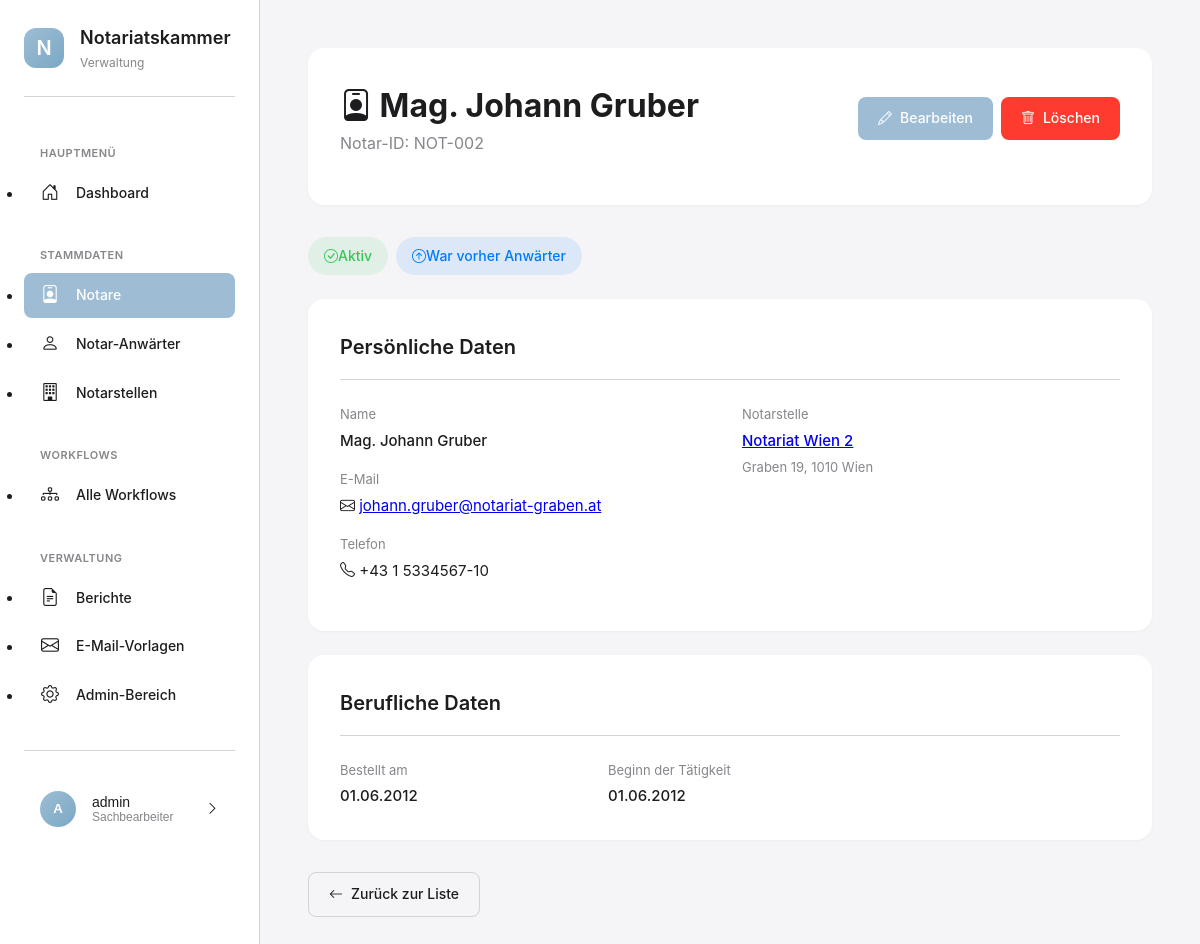
Screenshot of /personen/notare/NOT-002/ (signed in) with the database file from the repository.
### apps/benutzer/models.py (models this page shows, shortened)
class KammerBenutzer(AbstractUser):
    ROLLEN = [
        ('admin', 'Administrator'),
        ('sachbearbeiter', 'Sachbearbeiter'),
        ('leitung', 'Leitung'),
    ]
    rolle = models.CharField(
        max_length=20,
        choices=ROLLEN,
        default='sachbearbeiter',
        verbose_name='Rolle'
    )
    abteilung = models.CharField(
        max_length=100,
        blank=True,
        verbose_name='Abteilung',
        help_text='z.B. "Zulassungen", "Aufsicht", "Allgemein"'
    )
    telefon = models.CharField(
        max_length=50,
        blank=True,
        verbose_name='Telefon'
    )
    class Meta:
        verbose_name = 'Kammermitarbeiter'
        verbose_name_plural = 'Kammermitarbeiter'
        ordering = ['last_name', 'first_name']

### apps/personen/models.py (models this page shows, shortened)
class PersonBasis(ZeitstempelModel, AktivModel):
    vorname = models.CharField(
        max_length=100,
        verbose_name='Vorname'
    )
    nachname = models.CharField(
        max_length=100,
        verbose_name='Nachname'
    )
    titel = models.CharField(
        max_length=50,
        blank=True,
        verbose_name='Titel',
        help_text='z.B. "Dr.", "Prof. Dr."'
    )
    email = models.EmailField(
        unique=True,
        verbose_name='E-Mail'
    )
    telefon = models.CharField(
        max_length=50,
        blank=True,
        verbose_name='Telefon'
    )
    beginn_datum = models.DateField(
        verbose_name='Beginn',
        help_text='Beginn der Tätigkeit'
    )
    ende_datum = models.DateField(
        null=True,
        blank=True,
        verbose_name='Ende',
        help_text='Ende der Tätigkeit (falls beendet)'
    )
    class Meta:
        abstract = True
    def get_voller_name(self):
        teile = [self.titel, self.vorname, self.nachname]
        return ' '.join(filter(None, teile))

class Notar(PersonBasis):
    notarstelle = models.ForeignKey(
        Notarstelle,
        on_delete=models.PROTECT,
        related_name='notare',
        verbose_name='Notarstelle'
    )
    notar_id = models.CharField(
        max_length=50,
        unique=True,
        verbose_name='Notar-ID',
        help_text='Eindeutige Identifikationsnummer des Notars'
    )
    bestellt_am = models.DateField(
        verbose_name='Bestellt am',
        help_text='Datum der Bestellung zum Notar'
    )
    war_vorher_anwaerter = models.BooleanField(
        default=False,
        verbose_name='War vorher Notar-Anwärter',
        help_text='Hat die Person vorher als Notar-Anwärter gearbeitet?'
    )
    notiz = models.TextField(
        blank=True,
        verbose_name='Notizen',
        help_text='Interne Notizen und Bemerkungen'
    )
    class Meta:
        verbose_name = 'Notar'
        verbose_name_plural = 'Notare'
        ordering = ['nachname', 'vorname']
        indexes = [
            models.Index(fields=['notar_id']),
            models.Index(fields=['notarstelle', 'ist_aktiv']),
            models.Index(fields=['nachname', 'vorname']),
        ]

### apps/notarstellen/models.py (models this page shows, shortened)
class Notarstelle(ZeitstempelModel, AktivModel):
    notarnummer = models.CharField(
        max_length=20,
        unique=True,
        verbose_name='Notarnummer',
        help_text='Eindeutige Nummer der Notarstelle, z.B. "1" oder "HH-1"'
    )
    bezeichnung = models.CharField(
        max_length=100,
        verbose_name='Bezeichnung',
        help_text='z.B. "NOT-1" oder "Notariat Hamburg I"'
    )
    name = models.CharField(
        max_length=200,
        verbose_name='Name',
        help_text='Offizieller Name der Notarstelle'
    )
    strasse = models.CharField(
        max_length=200,
        verbose_name='Straße'
    )
    plz = models.CharField(
        max_length=10,
        verbose_name='PLZ'
    )
    stadt = models.CharField(
        max_length=100,
        verbose_name='Stadt'
    )
    bundesland = models.CharField(
        max_length=100,
        blank=True,
        verbose_name='Bundesland'
    )
    telefon = models.CharField(
        max_length=50,
        blank=True,
        verbose_name='Telefon'
    )
    email = models.EmailField(
        blank=True,
        verbose_name='E-Mail'
    )
    besetzt_seit = models.DateField(
        null=True,
        blank=True,
        verbose_name='Besetzt seit',
        help_text='Datum der letzten Besetzung'
    )
    notiz = models.TextField(
        blank=True,
        verbose_name='Notizen',
        help_text='Interne Notizen und Bemerkungen'
    )
    class Meta:
        verbose_name = 'Notarstelle'
        verbose_name_plural = 'Notarstellen'
        ordering = ['notarnummer']
        indexes = [
            models.Index(fields=['notarnummer']),
            models.Index(fields=['ist_aktiv']),
            models.Index(fields=['stadt']),
        ]

### apps/personen/views.py (the view)
# urls.py: path('notare/<str:notar_id>/', views.notar_detail_view, name='notar_detail'),
@login_required
def notar_detail_view(request, notar_id):
    notar = get_object_or_404(
        Notar.objects.select_related('notarstelle'),
        notar_id=notar_id
    )
    workflows = []
    if notar.war_vorher_anwaerter:
        from apps.workflows.models import WorkflowInstanz
        workflows = WorkflowInstanz.objects.filter(
            betroffene_person__email=notar.email
        ).order_by('-erstellt_am')[:5]
    context = {
        'notar': notar,
        'workflows': workflows,
    }
    return render(request, 'personen/notar_detail.html', context)

### templates/personen/notar_detail.html (shortened to what this page needs)
{% extends 'base_modern.html' %}
{% load static %}
{% block content %}
<div class="page-header">
    <div class="page-header-top">
        <div>
            <h1 class="page-title">
                <i class="bi bi-person-badge"></i> {{ notar.get_voller_name }}
            </h1>
            <p class="page-subtitle">Notar-ID: {{ notar.notar_id }}</p>
        </div>
        <div class="page-actions">
            <a href="{% url 'notar_bearbeiten' notar.notar_id %}" class="btn btn-primary">
                <i class="bi bi-pencil"></i> Bearbeiten
            </a>
            <a href="{% url 'notar_loeschen' notar.notar_id %}" class="btn btn-danger">
                <i class="bi bi-trash"></i> Löschen
            </a>
        </div>
    </div>
</div>
<div style="margin-bottom: var(--spacing-lg); display: flex; gap: var(--spacing-sm);">
    {% if notar.ist_aktiv and not notar.ende_datum %}
    <span class="badge badge-success" style="font-size: 14px; padding: 8px 16px;">
        <i class="bi bi-check-circle"></i> Aktiv
    </span>
    {% else %}
    <span class="badge badge-danger" style="font-size: 14px; padding: 8px 16px;">
        <i class="bi bi-x-circle"></i> Inaktiv
    </span>
    {% endif %}
    {% if notar.war_vorher_anwaerter %}
    <span class="badge badge-info" style="font-size: 14px; padding: 8px 16px;">
        <i class="bi bi-arrow-up-circle"></i> War vorher Anwärter
    </span>
    {% endif %}
</div>
<div class="card" style="margin-bottom: var(--spacing-lg);">
    <div class="card-header">
        <h2 class="card-title">Persönliche Daten</h2>
    </div>
    <div class="card-body">
        <div style="display: grid; grid-template-columns: 1fr 1fr; gap: var(--spacing-lg);">
            <div>
                <div style="margin-bottom: var(--spacing-md);">
                    <div style="font-size: 13px; color: var(--text-secondary); margin-bottom: 4px;">Name</div>
                    <div style="font-size: 15px; font-weight: 500;">
                        {% if notar.titel %}{{ notar.titel }} {% endif %}{{ notar.vorname }} {{ notar.nachname }}
                    </div>
                </div>
                {% if notar.email %}
                <div style="margin-bottom: var(--spacing-md);">
                    <div style="font-size: 13px; color: var(--text-secondary); margin-bottom: 4px;">E-Mail</div>
                    <div style="font-size: 15px;">
                        <i class="bi bi-envelope"></i> <a href="mailto:{{ notar.email }}">{{ notar.email }}</a>
                    </div>
                </div>
                {% endif %}
                {% if notar.telefon %}
                <div style="margin-bottom: var(--spacing-md);">
                    <div style="font-size: 13px; color: var(--text-secondary); margin-bottom: 4px;">Telefon</div>
                    <div style="font-size: 15px;">
                        <i class="bi bi-telephone"></i> {{ notar.telefon }}
                    </div>
                </div>
                {% endif %}
            </div>
            <div>
                <div style="margin-bottom: var(--spacing-md);">
                    <div style="font-size: 13px; color: var(--text-secondary); margin-bottom: 4px;">Notarstelle</div>
                    <div style="font-size: 15px; font-weight: 500;">
                        <a href="{% url 'notarstelle_detail' notar.notarstelle.id %}">{{ notar.notarstelle.name }}</a>
                    </div>
                    <div style="font-size: 13px; color: var(--text-secondary); margin-top: 4px;">
                        {{ notar.notarstelle.strasse }}, {{ notar.notarstelle.plz }} {{ notar.notarstelle.stadt }}
                    </div>
                </div>
            </div>
        </div>
    </div>
</div>
<div class="card" style="margin-bottom: var(--spacing-lg);">
    <div class="card-header">
        <h2 class="card-title">Berufliche Daten</h2>
    </div>
    <div class="card-body">
        <div style="display: grid; grid-template-columns: 1fr 1fr 1fr; gap: var(--spacing-lg);">
            {% if notar.bestellt_am %}
            <div>
                <div style="font-size: 13px; color: var(--text-secondary); margin-bottom: 4px;">Bestellt am</div>
                <div style="font-size: 15px; font-weight: 500;">{{ notar.bestellt_am|date:"d.m.Y" }}</div>
            </div>
            {% endif %}
            {% if notar.beginn_datum %}
            <div>
                <div style="font-size: 13px; color: var(--text-secondary); margin-bottom: 4px;">Beginn der Tätigkeit</div>
                <div style="font-size: 15px; font-weight: 500;">{{ notar.beginn_datum|date:"d.m.Y" }}</div>
            </div>
            {% endif %}
        </div>
    </div>
</div>
<div style="margin-top: var(--spacing-xl);">
    <a href="{% url 'notare_liste' %}" class="btn btn-secondary">
        <i class="bi bi-arrow-left"></i> Zurück zur Liste
    </a>
</div>
{% endblock %}

### templates/base_modern.html (shortened to what this page needs)
{% load static %}
<!DOCTYPE html>
<html lang="de">
<head>
    <link rel="stylesheet" href="https://cdn.jsdelivr.net/npm/bootstrap-icons@1.11.3/font/bootstrap-icons.min.css">
    <link rel="stylesheet" href="{% static 'css/modern-style.css' %}">
</head>
<body>
    <aside class="sidebar">
        <div class="sidebar-logo">
            <div class="sidebar-logo-icon">
                N
            </div>
            <div class="sidebar-logo-text">
                <h1>Notariatskammer</h1>
                <p>Verwaltung</p>
            </div>
        </div>
        <nav class="sidebar-nav">
            <div class="sidebar-nav-section">
                <div class="sidebar-nav-section-title">Hauptmenü</div>
                <ul>
                    <li class="sidebar-nav-item">
                        <a href="{% url 'dashboard' %}" class="sidebar-nav-link {% if request.resolver_match.url_name == 'dashboard' %}active{% endif %}">
                            <i class="bi bi-house-door"></i>
                            <span>Dashboard</span>
                        </a>
                    </li>
                </ul>
            </div>
            <div class="sidebar-nav-section">
                <div class="sidebar-nav-section-title">Stammdaten</div>
                <ul>
                    <li class="sidebar-nav-item">
                        <a href="{% url 'notare_liste' %}" class="sidebar-nav-link {% if 'notare' in request.path %}active{% endif %}">
                            <i class="bi bi-person-badge"></i>
                            <span>Notare</span>
                        </a>
                    </li>
                    <li class="sidebar-nav-item">
                        <a href="{% url 'anwaerter_liste' %}" class="sidebar-nav-link {% if 'anwaerter' in request.path %}active{% endif %}">
                            <i class="bi bi-person"></i>
                            <span>Notar-Anwärter</span>
                        </a>
                    </li>
                    <li class="sidebar-nav-item">
                        <a href="{% url 'notarstellen_liste' %}" class="sidebar-nav-link {% if 'notarstellen' in request.path %}active{% endif %}">
                            <i class="bi bi-building"></i>
                            <span>Notarstellen</span>
                        </a>
                    </li>
                </ul>
            </div>
            <div class="sidebar-nav-section">
                <div class="sidebar-nav-section-title">Workflows</div>
                <ul>
                    <li class="sidebar-nav-item">
                        <a href="{% url 'workflow_liste' %}" class="sidebar-nav-link {% if 'workflows' in request.path and 'workflow_liste' in request.resolver_match.url_name %}active{% endif %}">
                            <i class="bi bi-diagram-3"></i>
                            <span>Alle Workflows</span>
                        </a>
                    </li>
                </ul>
            </div>
            <div class="sidebar-nav-section">
                <div class="sidebar-nav-section-title">Verwaltung</div>
                <ul>
                    <li class="sidebar-nav-item">
                        <a href="{% url 'berichte_uebersicht' %}" class="sidebar-nav-link {% if 'berichte' in request.path %}active{% endif %}">
                            <i class="bi bi-file-earmark-text"></i>
                            <span>Berichte</span>
                        </a>
                    </li>
                    <li class="sidebar-nav-item">
                        <a href="{% url 'vorlagen_liste' %}" class="sidebar-nav-link {% if 'emails' in request.path %}active{% endif %}">
                            <i class="bi bi-envelope"></i>
                            <span>E-Mail-Vorlagen</span>
                        </a>
                    </li>
                    <li class="sidebar-nav-item">
                        <a href="/admin/" class="sidebar-nav-link">
                            <i class="bi bi-gear"></i>
                            <span>Admin-Bereich</span>
                        </a>
                    </li>
                </ul>
            </div>
        </nav>
        <div class="user-menu">
            <button class="user-menu-button" onclick="toggleUserMenu()">
                <div class="user-avatar">
                    {{ user.first_name.0|default:user.username.0|upper }}
                </div>
                <div class="user-info">
                    <div class="user-name">{{ user.get_full_name|default:user.username }}</div>
                    <div class="user-role">{{ user.get_rolle_display|default:"Benutzer" }}</div>
                </div>
                <i class="bi bi-chevron-right"></i>
            </button>
        </div>
    </aside>
    <main class="main-content">
        {% block content %}{% endblock %}
    </main>
</body>
</html>

### rows the page displays
KammerBenutzer: first_name.0 "A", get_full_name "admin", rolle "Sachbearbeiter"
Notar: get_voller_name "Mag. Johann Gruber", notar_id "NOT-002", titel "Mag.", vorname "Johann", nachname "Gruber", email "johann.gruber@notariat-graben.at", telefon "+43 1 5334567-10", notarstelle.name "Notariat Wien 2", notarstelle.strasse "Graben 19", notarstelle.plz "1010", notarstelle.stadt "Wien", bestellt_am "01.06.2012", beginn_datum "01.06.2012"
